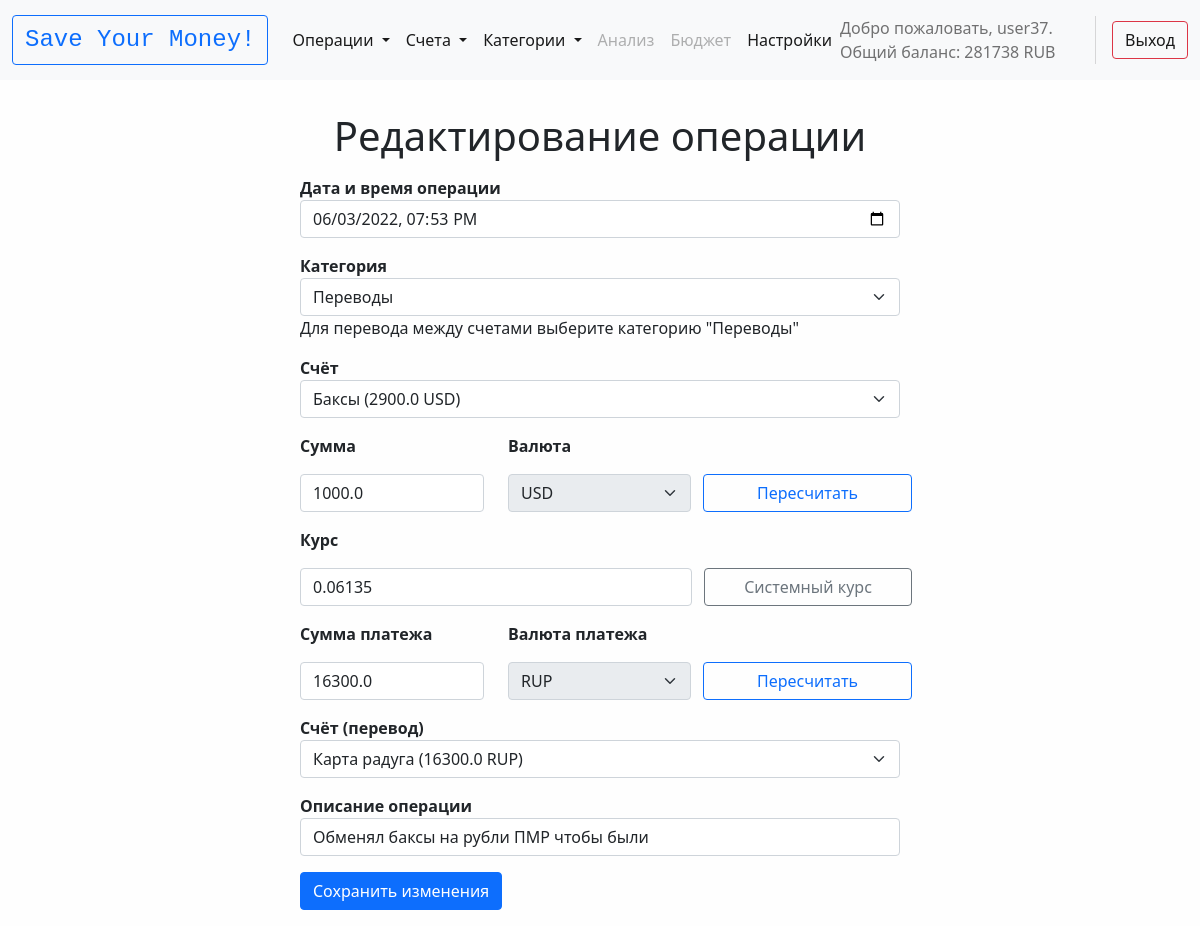
The page /operations/edit/53 (signed in) on the database its author committed.
### sym_app/models.py (models this page shows, shortened)
class Currency(models.Model):
    name = models.CharField(max_length=20, verbose_name='Валюта')
    exchange_to = models.CharField(max_length=20, verbose_name='Валюта для обмена')
    exchange_rate = models.FloatField(verbose_name='Курс (сколько стоит валюта name в валюте exchange_to)')
    exchange_rate_reverse = models.FloatField(verbose_name='Курс (сколько стоит валюта exchange_to в валюте name)')
    def __str__(self):
        return self.name
    class Meta:
        verbose_name = 'Валюта'
        verbose_name_plural = 'Валюты'
        ordering = ['pk']

class Operation(models.Model):
    user = models.ForeignKey(User, verbose_name='Пользователь', on_delete=models.CASCADE)
    updated_at = models.DateTimeField(verbose_name='Дата и время операции')
    from_wallet = models.ForeignKey('Wallet',
                                    verbose_name='Счёт списания',
                                    on_delete=models.PROTECT,
                                    related_name='from_wallet',
                                    db_column='from_wallet')
    category = models.ForeignKey('Category',
                                 verbose_name='Категория',
                                 on_delete=models.PROTECT,
                                 db_column='category')
    to_wallet = models.ForeignKey('Wallet',
                                  verbose_name='Счёт получения',
                                  on_delete=models.PROTECT,
                                  blank=True,
                                  default=None,
                                  related_name='to_wallet',
                                  null=True,
                                  db_column='to_wallet')
    currency1 = models.ForeignKey('Currency',
                                  verbose_name='Валюта',
                                  on_delete=models.PROTECT,
                                  related_name='currency1')
    amount1 = models.FloatField(verbose_name='Сумма списания')
    exchange_rate = models.FloatField(verbose_name='Курс', default=1, blank=True)
    currency2 = models.ForeignKey('Currency',
                                  verbose_name='Валюта платежа',
                                  on_delete=models.PROTECT,
                                  blank=True,
                                  default=None,
                                  related_name='currency2')
    amount2 = models.FloatField(verbose_name='Сумма платежа')
    description = models.CharField(max_length=150, verbose_name='Описание операции', blank=True)
    class Meta:
        verbose_name = 'Операция'
        verbose_name_plural = 'Операции'
        ordering = ['-updated_at']

### sym_app/decorators.py (the view)
        def wrapper(*args, **kwargs):
            request = args[0]
            pk = kwargs['pk']
            if model.objects.filter(pk=pk, user=request.user).count() == 0:
                messages.error(request, 'У вас нет прав доступа!')
                return redirect(redirect_page)
            return func(*args, **kwargs)

### sym_app/forms.py
class OperationEditForm(OperationNewForm):
    pass

### sym_app/forms.py (called while the page is built)
    @staticmethod
    def initial_fields(fields: dict):
        dt_with_tz = fields['updated_at'].astimezone(tz=pytz.timezone(TIME_ZONE))
        initial = {'updated_at': dt_with_tz.strftime('%Y-%m-%dT%H:%M'),
                   'from_wallet': fields['from_wallet_id'],
                   'category': fields['category_id'],
                   'to_wallet': fields['to_wallet_id'],
                   'currency1': fields['currency1_id'],
                   'amount1': fields['amount1'],
                   'currency2': fields['currency2_id'],
                   'amount2': fields['amount2'],
                   'description': fields['description'],
                   }
        return initial

### sym_app/models.py (called while the page is built)
    def __str__(self):
        return f'{self.name} ({round(self.balance, 2)} {self.currency})'

    def get_absolute_url(self):
        return reverse('wallet_detail', kwargs={'pk': self.pk})

    def __str__(self):
        return self.name

### sym_app/utils/utils.py (called while the page is built)
def universal_context(request):
    wallets = Wallet.objects.filter(user=request.user).select_related('currency')
    optional_name = Profile.objects.get(user=request.user).name
    main_currency = Profile.objects.get(user=request.user).main_currency
    overall_balance = 0
    for item in list(wallets.values('balance', 'currency')):
        overall_balance += exchanger(item['currency'], main_currency.pk, item['balance'])
    context = {
        'optional_name': optional_name,
        'wallets': wallets,
        'main_currency': main_currency,
        'overall_balance': round(overall_balance),
    }
    return context

def load_exchange_rates_pks():
    with open('exchange_rates_pks.json', 'r') as file:
        exchange_rates_pks = file.read()
    return exchange_rates_pks

def load_wallets_currencies(request):
    wallets_currency_dict = {wallet.pk: wallet.currency.pk
                             for wallet in Wallet.objects.filter(user=request.user).select_related('currency')}
    return wallets_currency_dict

def exchanger(curr1_pk, curr2_pk, amount):
    if curr1_pk == curr2_pk:
        return amount
    rates = json.loads(load_exchange_rates_pks())
    curr1_pk = str(curr1_pk)
    curr2_pk = str(curr2_pk)
    result = amount / rates[curr1_pk][curr2_pk]
    return result

### sym_app/templates/sym_app/operation_edit.html (shortened to what this page needs)
{% extends 'base.html' %}
{% block content %}
<p>
<h1>{{ title }}</h1>
</p>
<form action="{% url 'operation_edit' operation.pk %}" method="post" class="text-start" style="max-width:600px;">
    <p>
        <b>{{ form.updated_at.label }}</b>
        {{ form.updated_at }}
    </p>
    <p>
        <b>{{ form.category.label }}</b>
        {{ form.category }}
        {{ form.category.help_text }}
    </p>
    <p>
        <b>{{ form.from_wallet.label }}</b>
        {{ form.from_wallet }}
    </p>
    <div class="row">
        <div class="col-4">
            <p>
                <b>{{ form.amount1.label }}</b>
                <div>{{ form.amount1 }}</div>
            </p>
        </div>
        <div class="col-8">
            <p>
                <b>{{ form.currency1.label }}</b>
                <div class="row">
                    <div class="col">
                    {{ form.currency1 }}
                    </div>
                    <button type="button" class="col btn btn-outline-primary" name="up" id="btn_up" onclick="exchanger(this)">Пересчитать</button>
                </div>
            </p>
        </div>
    </div>
    <p>
        <b>{{ form.exchange_rate.label }}</b>
        <div class="row">
            <div class="col-8">
                {{ form.exchange_rate }}
            </div>
                <button type="button" class="col-4 btn btn-outline-secondary" onclick="rates()">Системный курс</button>
        </div>
    </p>
    <div class="row">
        <div class="col-4">
            <p>
                <b>{{ form.amount2.label }}</b>
                <div>{{ form.amount2 }}</div>
            </p>
        </div>
        <div class="col-8">
            <p>
                <b>{{ form.currency2.label }}</b>
                <div class="row">
                    <div class="col">
                        {{ form.currency2 }}
                    </div>
                    <button type="button" class="col btn btn-outline-primary" name="down" id="btn_down" onclick="exchanger(this)">Пересчитать</button>
                </div>
            </p>
        </div>
    </div>
    <p id="to_wallet">
        <b>{{ form.to_wallet.label }}</b>
        {{ form.to_wallet }}
    </p>
    <p>
        <b>{{ form.description.label }}</b>
        {{ form.description }}
    </p>
    <p>
        <button type="submit" class="btn btn-primary btn-block" onclick="enable_all_fields()">Сохранить изменения</button>
    </p>
</form>
{% endblock %}

### templates/inc/_nav.html (shortened to what this page needs)
<nav class="navbar navbar-expand-lg navbar-light bg-light">
    <div class="container-fluid">
        <a class="navbar-brand" href="{% url 'home' %}">
            <div class="btn btn-outline-primary">
                <div class="font-monospace fs-4">
                    Save Your Money!
                </div>
            </div>
        </a>
        <div class="collapse navbar-collapse" id="navbarSupportedContent">
            <ul class="navbar-nav me-auto mb-2 mb-lg-0">
                <li class="nav-item dropdown">
                    <a class="nav-link active dropdown-toggle" href="#" id="navbarDropdown" role="button" data-bs-toggle="dropdown" aria-expanded="false">
                        Операции
                    </a>
                </li>
                <li class="nav-item dropdown">
                    <a class="nav-link active dropdown-toggle" href="#" id="navbarDropdown" role="button" data-bs-toggle="dropdown" aria-expanded="false">
                        Счета
                    </a>
                </li>
                <li class="nav-item dropdown">
                    <a class="nav-link active dropdown-toggle" href="#" id="navbarDropdown" role="button" data-bs-toggle="dropdown" aria-expanded="false">
                        Категории
                    </a>
                </li>
                <li class="nav-item"><a class="nav-link disabled" aria-current="page" href="#">Анализ</a></li>
                <li class="nav-item"><a class="nav-link disabled" aria-current="page" href="#">Бюджет</a></li>
                <li class="nav-item"><a class="nav-link active" aria-current="page" href="{% url 'settings' %}">Настройки</a></li>
            </ul>
            <span class="navbar-text">
            {% if request.user.is_authenticated %}
                <div class="hstack gap-3">
                    {% if optional_name %}
                        <div class="fs-6">Добро пожаловать, {{ optional_name }}. Общий баланс: {{ overall_balance }} {{ main_currency.name }}</div>
                    {% else %}
                        <div class="fs-6">Добро пожаловать, {{ user.username }}. Общий баланс: {{ overall_balance }} {{ main_currency.name }}</div>
                    {% endif %}
                    <a href="{% url 'logout' %}" class="btn btn-outline-danger">Выход</a>
                </div>
            {% else %}
                <div class="hstack gap-3">
                    <a href="{% url 'register' %}" class="btn btn-outline-success">Регистрация</a>
                    <div class="vr"></div>
                    <a href="{% url 'login' %}" class="btn btn-outline-secondary">Вход</a>
                </div>
            {% endif %}
            </span>
        </div>
    </div>
</nav>

### templates/base.html (style rules this page uses)
body { background-color: #fefefe; }

### rows shown on the page
Currency: name "RUB"
Operation: updated_at "06/03/2022 19:53", category "Переводы", from_wallet "Баксы (2900.0 USD)", amount1 "1000.0", currency1 "USD", exchange_rate "0.06135", amount2 "16300.0", currency2 "RUP", to_wallet "Карта радуга (16300.0 RUP)", description "Обменял баксы на рубли ПМР чтобы были"

### other values the page prints
{{ user.username }} "user37"
{{ overall_balance }} "281738"
{{ title }} "Редактирование операции"
